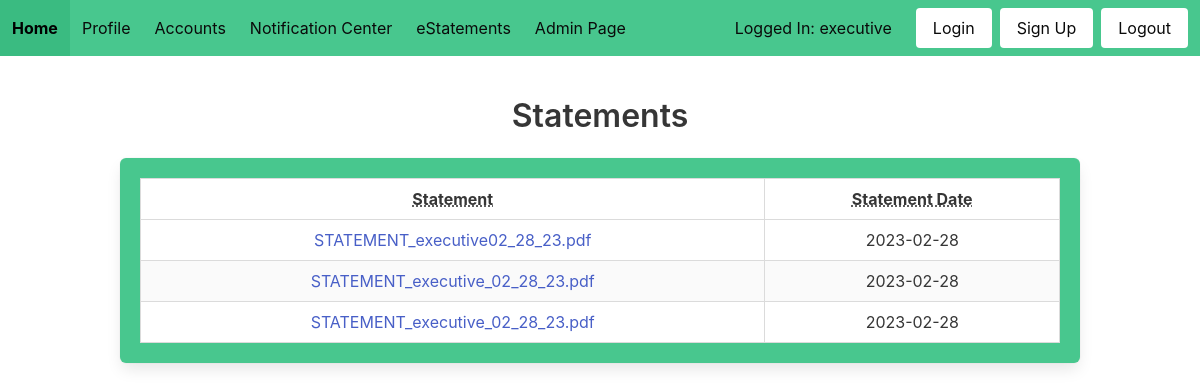
Page /view_eStatements/ (signed in) on the earlier database version.
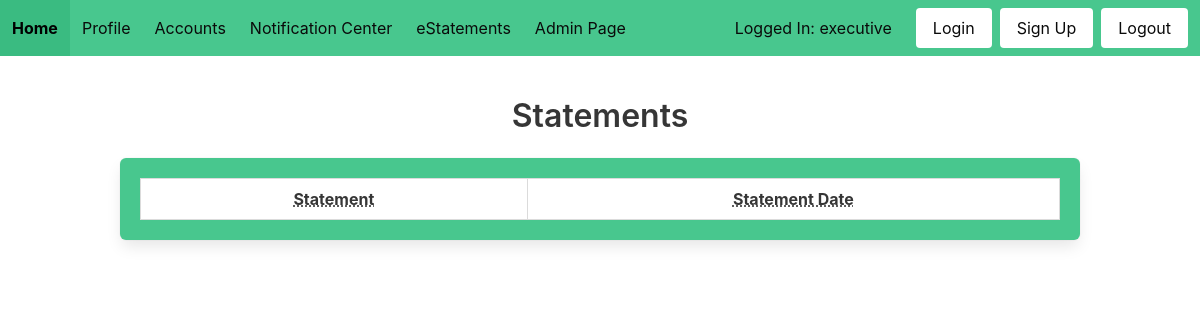
Same page on the later database version.
### models.py (models this page shows)
class User(UserMixin, db.Model):
    id = db.Column(db.Integer, primary_key=True)
    username = db.Column(db.String(100), unique=True)
    password = db.Column(db.String(100))
    name = db.Column(db.String(1000))

class Statements(db.Model):
    id = db.Column(db.Integer, primary_key=True)
    username = db.Column(db.String(100))
    date = db.Column(db.Date)
    name = db.Column(db.String(100))
    path = db.Column(db.String(1000))

### main.py (the view)
@main.route('/view_eStatements/', methods=['GET','POST'])
@login_required
def view_eStatements():
    statements = Statements.query.filter_by(username=current_user.username)
    filenames = {}
    for statement in statements:
        filenames[statement.id] = Path(statement.path).parts[-1]
    return render_template('eStatements.html', statements=statements, filenames=filenames)

### app.py (called while the page is built)
def create_app():
    app = Flask(__name__)
    cf = open('app_config.json', 'r')
    config = json.load(cf)
    cf.close()
    app.config['SECRET_KEY'] = config['SECRET_KEY']
    app.config['SQLALCHEMY_DATABASE_URI'] = config['SQLALCHEMY_DATABASE_URI']
    app.config['PROJECT_ROOT'] = Path(os.path.realpath(os.path.dirname(__file__)))
    db.init_app(app)
    from auth import auth
    app.register_blueprint(auth)
    from main import main
    app.register_blueprint(main)
    from admin import admin
    app.register_blueprint(admin)
    login_manager = LoginManager()
    login_manager.login_view = 'auth.login'
    login_manager.init_app(app)
    from models import User
    @login_manager.user_loader
    def load_user(id):
        return User.query.get(int(id))
    return app

### templates/eStatements.html
{% extends "form_base.html" %}
{% block content %}
<h1 class="title">Statements</h1>
<div class="box has-background-success">
    <table class="table is-fullwidth is-striped is-hoverable is-bordered">
        <thead>
            <tr>
                <th><abbr title="Statement">Statement</abbr></th>
                <th><abbr title="Statement Date">Statement Date</abbr></th>
            </tr>
        </thead>
        <tbody>
            {% for statement in statements %}
                <tr>
                    <td><a href="{{ url_for('main.get_eStatement', id=statement.id) }}">{{ filenames[statement.id] }}</a></td>
                    <td>{{ statement.date }}</td>
                </tr>
            {% endfor %}
        </tbody>
    </table>
</div>
{% endblock %}

### templates/form_base.html (shortened to what this page needs)
<!DOCTYPE html>
<html>
<head>
    <link rel="stylesheet" href="https://cdnjs.cloudflare.com/ajax/libs/bulma/0.7.2/css/bulma.min.css" />
</head>
<body>
    <nav class="navbar is-success is-fixed-top">
        <div class="navbar-brand is-success">
            <a class="navbar-item has-text-black is-success" href="{{ url_for('main.home') }}">
                <strong>Home</strong>
            </a>
        </div>
        <div class="navbar-menu has-background-success" id="nav-links">
            <div class="navbar-start">
                <a href="{{ url_for('main.profile') }}" class="navbar-item has-text-black">Profile</a>
                <div class="navbar-item has-dropdown is-hoverable">
                    <a class="navbar-link has-text-black is-arrowless">Accounts</a>
                </div>
                <a href="{{ url_for('main.alerts') }}" class="navbar-item has-text-black">Notification Center</a>
                <a href="{{ url_for('main.view_eStatements') }}" class="navbar-item has-text-black">eStatements</a>
                {% if current_user.id == 1 %}
                    <a href="{{ url_for('admin.bank_settings') }}" class="navbar-item has-text-black">Admin Page</a>
                {% endif %}
            </div>
            <div class="navbar-end is-success">
                {% if current_user.is_authenticated %}
                    <p class="navbar-item has-text-black">Logged In: {{ current_user.username }}</p>
                {% endif %}
                <div class="navbar-item">
                    <div class="buttons">
                        <a href="{{ url_for('auth.login') }}" class="button is-white">Login</a>
                        <a href="{{ url_for('auth.signup') }}" class="button is-white">Sign Up</a>
                        <a href="{{ url_for('auth.logout') }}" class="button is-white">Logout</a>
                    </div>
                </div>
            </div>
        </div>
    </nav>
    <div class="hero-body">
        <div class="container has-text-centered">
            {% block content %}
            {% endblock %}
        </div>
    </div>
</body>
</html>

Differences in the rows shown:
removed Statements: filenames "STATEMENT_executive02_28_23.pdf", date "2023-02-28"
removed Statements: filenames "STATEMENT_executive_02_28_23.pdf", date "2023-02-28"
removed Statements: filenames "STATEMENT_executive_02_28_23.pdf", date "2023-02-28"
